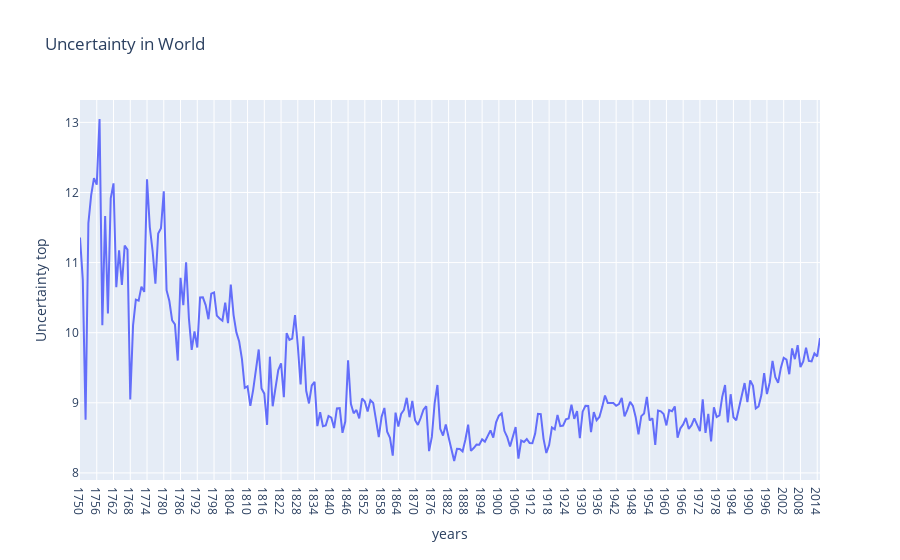

Notebook code for this chart:
### Code cell
fig=px.line(global_temp1,x='years',y='Uncertainty top',
       title='Uncertainty in World')
fig.show()

### Figure 1 — Plotly figure (JSON) as saved in the notebook; plotly's stock layout.template omitted (floating-point values rounded to 4 significant figures; data arrays with more than 128 entries replaced by an {"elided": "..."} marker saying what was removed)
{"data": [{"hovertemplate": "years=%{x}<br>Uncertainty top=%{y}<extra></extra>", "legendgroup": "", "line": {"color": "#636efa", "dash": "solid"}, "marker": {"symbol": "circle"}, "mode": "lines", "name": "", "orientation": "v", "showlegend": false, "type": "scatter", "x": {"elided": "266 str values"}, "xaxis": "x", "y": {"elided": "266 float values"}, "yaxis": "y"}], "layout": {"legend": {"tracegroupgap": 0}, "title": {"text": "Uncertainty in World"}, "xaxis": {"anchor": "y", "domain": [0, 1], "title": {"text": "years"}}, "yaxis": {"anchor": "x", "domain": [0, 1], "title": {"text": "Uncertainty top"}}}}
